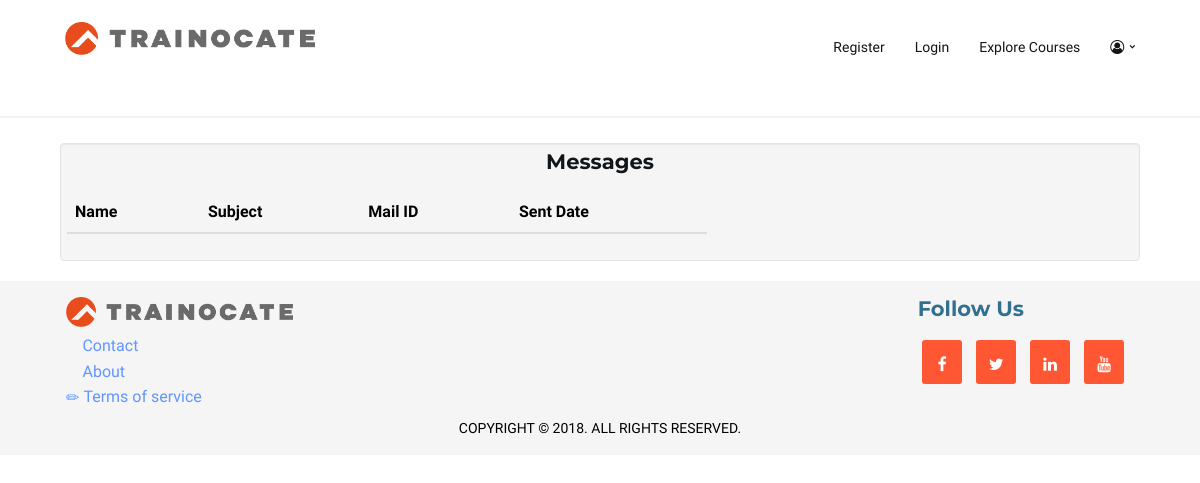
The app's page /messages_list/, older data.
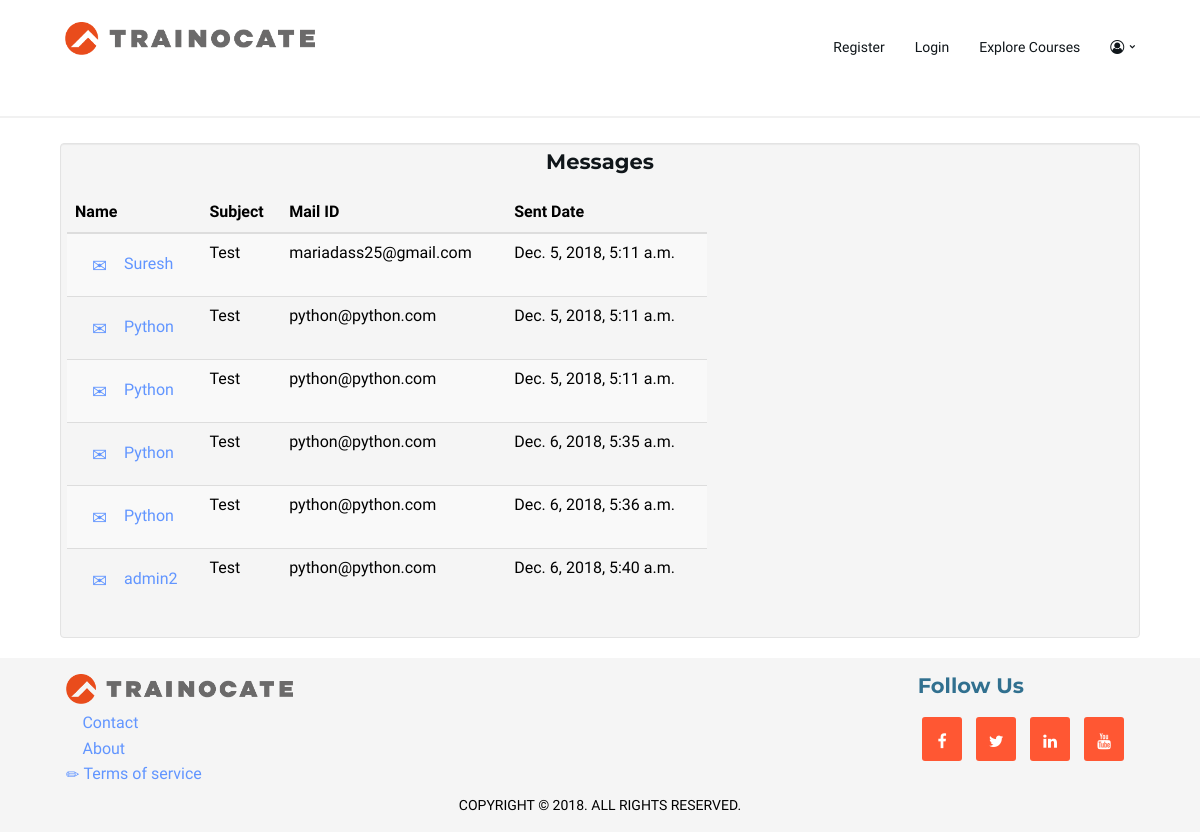
The same page, newer data.
### messenger/models.py (models this page shows, shortened)
class Contact(models.Model):
    name = models.CharField(
        verbose_name=_("Name"),
        max_length=100, blank=False)
    email = models.EmailField(max_length=70,blank=False, null= False)
    subject = models.CharField(
        verbose_name=_("Subject"),
        max_length=100, blank=True)
    messages = models.TextField(
        verbose_name=_("Messages"),
        blank=False,null=False)
    sent_date=models.DateTimeField(default=timezone.now(),
    null=True, blank=True,verbose_name=("Sent date"))

### messenger/views.py (the view)
# urls.py: url(r'^messages_list/$',msg.messages_list,name='msg_list'),
def messages_list(request):
    contact=Contact.objects.all()
    return render(request,'messages_list.html',{'contact':contact})

### user/templates/messages_list.html (shortened to what this page needs)
{% load i18n %}
<!DOCTYPE html>
{% load staticfiles %}
<html lang="en">
<head>
	<link type="text/css" rel="stylesheet" href="{% static 'css/bootstrap.min.css' %}" />
	<link type="text/css" rel="stylesheet" href="{% static 'css/owl.carousel.css' %}" />
	<link type="text/css" rel="stylesheet" href="{% static 'css/owl.theme.default.css' %}" />
	<link type="text/css" rel="stylesheet" href="{% static 'css/magnific-popup.css' %}" />
	<link rel="stylesheet" href="{% static 'css/font-awesome.min.css' %}">
	<link type="text/css" rel="stylesheet" href="{% static 'css/style.css' %}" />
</head>
<body>
	{% include "header.html" %}
  <hr>
	<div class="container well">
		<h3 class="text-center">Messages</h3>
	<table class="table table-hover table-striped">
    <thead>
      <tr>
        <th>Name</th>
        <th>Subject</th>
        <th>Mail ID</th>
        <th>Sent Date</th>
      </tr>
    </thead>
    <tbody>
      {% for con in contact %}
        <tr>
        <td><a href="{% url 'msg' id=con.id %}"><span class="glyphicon glyphicon-envelope btn btn-lg"></span>{{con.name}}</a></td>
        <td>{{con.subject}}</td>
        <td>{{con.email}}</td>
        <td>{{con.sent_date}}</td>
      </tr>
    {% endfor %}
    </tbody>
  </table>
  </div>
	{% include "footer.html" %}
</body>
</html>

### user/templates/header.html (shortened to what this page needs)
{% load staticfiles %}
<header>
	<nav id="nav" class="navbar">
		<div class="container">
			<div class="navbar-header">
				<div class="navbar-brand">
					<a href="{% url 'Home' %}">
						<img class="logo" src="{% static 'img/logo.png' %}" alt="logo">
					</a>
				</div>
			</div>
			<ul class="main-nav nav navbar-nav navbar-right">
				{% if user.is_authenticated %}
				{% else %}
				<li><a href="{% url 'register' %}">Register</a>
				<li><a href="{% url 'login' %}">Login</a>
				{% endif %}
				<li><a href="{% url 'blog' %}">Explore Courses</a></li>
					<ul class="main-nav nav navbar-nav navbar-right">
						<li class="has-dropdown"><a><i class="fa fa-user-circle-o"></i></a>
					</ul>
			</div>
		</nav>
</header>

### user/templates/footer.html (shortened to what this page needs)
{% load staticfiles %}
<footer id="footer" class="sm-padding bg-dark">
  <div class="container">
    <div class="row">
      <div class="col-md-6">
        <div class="footer-logo">
          <a href="{% url 'Home' %}"><img src="{% static 'img/logo.png' %}" alt="logo"></a>
        </div>
        <ul>
          <li><a href="{% url 'contact'%}"><i class="glyphicon glyphicon-phone-alt">&nbsp;</i>Contact</a></li>
          <li><a href="{% url 'about'%}"><i class="glyphicon glyphicon-list-alt">&nbsp;</i>About</a></li>
          <li><a href="{% url 'termsofservice'%}"><i class="glyphicon glyphicon-pencil">&nbsp;</i>Terms of service</a></li>
        </ul>
      </div>
      <div class="col-md-6 text-right">
        <div style="margin-right:110px">
          <h3 class="text-right text-info" >Follow Us</h3>
        </div>
        <ul class="footer-follow">
          <li><a href="https://www.facebook.com/Trainocate-1224598267656077/" target="_blank"><i class="fa fa-facebook"></i></a></li>
          <li><a href="https://twitter.com/TrainocateIndia" target="_blank"><i class="fa fa-twitter"></i></a></li>
          <li><a href="https://www.linkedin.com/company/trainocateindia" target="_blank"><i class="fa fa-linkedin"></i></a></li>
          <li><a href="https://www.youtube.com/channel/UCSx4W7LbATGPFtO8JceC8JA" target="_blank"><i class="fa fa-youtube"></i></a></li>
        </ul>
      </div>
    </div>
    <div class="footer-copyright">
      <p>Copyright © 2018. All Rights Reserved.</p>
    </div>
  </div>
</footer>

### user/static/css/style.css (style rules this page uses)
body { font-family: 'Varela Round', sans-serif; font-size: 16px; line-height: 1.6; overflow-x: hidden; color: black; height: 100%; }
h1, h2, h3, h4, h5, h6 { font-family: 'Montserrat', sans-serif; font-weight: 700; margin-top: 0px; margin-bottom: 20px; color: #10161A; }
h3 { font-size: 21px; }
a { color: #6195FF; text-decoration: none; -webkit-transition: 0.2s opacity; transition: 0.2s opacity; }
ul, ol { margin: 0; padding: 0; list-style: none }
.sm-padding { padding-top: 10px; padding-bottom: 10px; }
.bg-dark { background-color: whitesmoke; }
* { box-sizing: border-box }
.container { padding: 6px; width: 90%; }
.container::after { content: ""; clear: both; display: table; }
hr { border: 1px solid #f1f1f1; margin-bottom: 25px; }
.navbar-brand { padding: 0; }
.navbar-brand .logo, .navbar-brand .logo-alt { max-height: 40px; display: block; }
#nav { padding: 0px 0px; background: #FFF; -webkit-transition: 0.2s padding; transition: 0.2s padding; z-index: 999; }
#nav.navbar { padding: 16px; border: none; border-radius: 0; margin-bottom: 0px; }
@media only screen and (min-width: 768px) { .main-nav li { padding: 0px 15px; } }
@media only screen and (min-width: 768px) { .main-nav li a { font-size: 14px; -webkit-transition: 0.2s color; transition: 0.2s color; } }
@media only screen and (min-width: 768px) { .main-nav>li>a { color: #10161A; padding: 15px 0px; } }
@media only screen and (min-width: 768px) { .main-nav>li>a:after { content: ""; display: block; background-color: #6195FF; height: 2px; width: 0%; -webkit-transition: 0.2s width; transition: 0.2s width; } }
@media only screen and (min-width: 768px) { .has-dropdown { position: relative; } }
@media only screen and (min-width: 768px) { .has-dropdown>a:before { font-family: 'FontAwesome'; content: "\f054"; font-size: 6px; margin-left: 6px; float: right; -webkit-transform: rotate(90deg); -ms-transform: rotate(90deg); transform: rotate(90deg); -webkit-transition: 0.2s transform; transition: 0.2s transform; } }
header { position: relative; }
.logo { width: 250px; }
.table { padding-left: 40px; display:table; width: 60%; }
#footer { position: relative; }
.footer-logo { text-align:left; margin-bottom: 6px; width: auto; }
.footer-logo>a>img { max-height: 30px; }
.footer-follow { text-align: right; margin-bottom: 20px; }
.footer-follow li { display: inline-block; margin-right: 10px; margin-bottom: 13px; }
.footer-follow li a { display: inline-block; width: 40px; height: 44px; line-height: 50px; text-align: center; border-radius: 3px; background-color: #ff5733; color:#FFF; }
.footer-copyright p { text-align: center; font-size: 14px; text-transform: uppercase; margin: 0; }
.nav>li>a:after { content: ""; display: block; background-color: #6195FF; height: 2px; width: 0%; -webkit-transition: 0.2s width; transition: 0.2s width; }

Row changes from the older to the newer data that the page shows:
added Contact: name "Suresh", subject "Test", email "mariadass25@gmail.com", sent_date "Dec. 5, 2018, 5:11 a.m."
added Contact: name "Python", subject "Test", email "python@python.com", sent_date "Dec. 5, 2018, 5:11 a.m."
added Contact: name "Python", subject "Test", email "python@python.com", sent_date "Dec. 5, 2018, 5:11 a.m."
added Contact: name "Python", subject "Test", email "python@python.com", sent_date "Dec. 6, 2018, 5:35 a.m."
added Contact: name "Python", subject "Test", email "python@python.com", sent_date "Dec. 6, 2018, 5:36 a.m."
added Contact: name "admin2", subject "Test", email "python@python.com", sent_date "Dec. 6, 2018, 5:40 a.m."
